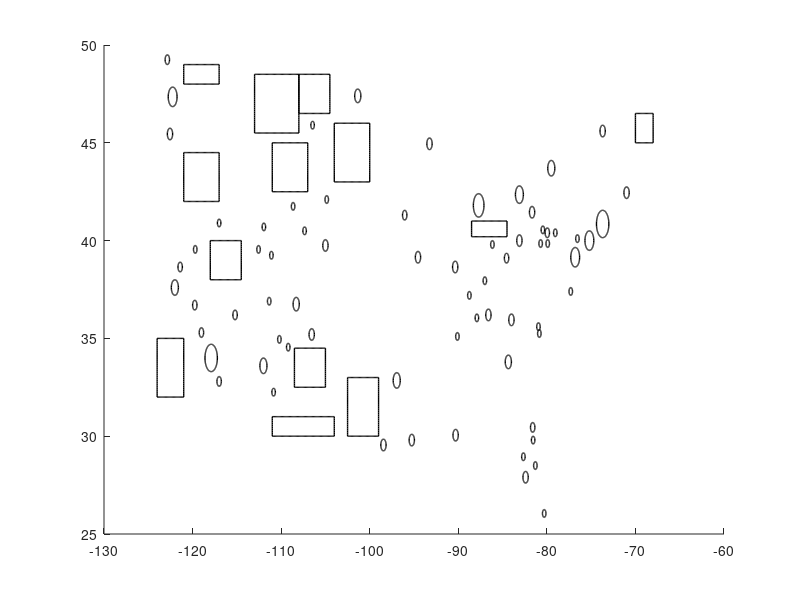

MATLAB code for this plot:
%plot_city_regions
%arr 08/12/2011

warning off all

%%%%%%%%%%%%%%SWUS%%%%%%%%%%%%%%%%%%%
%sc_region (south coast)
x=-118.6:0.01:-117.2;
y=sqrt((0.7)^2-(x+117.9).^2)+34;
y2=-sqrt((0.7)^2-(x+117.9).^2)+34;
hold on
plot(x,y,'k-','LineWidth',1)
hold on
plot(x,y2,'k-','LineWidth',1)

%fr_region (fresno)
x=-120:0.01:-119.5;
y=sqrt((0.25)^2-(x+119.75).^2)+36.7;
y2=-sqrt((0.25)^2-(x+119.75).^2)+36.7;
hold on
plot(x,y,'k-','LineWidth',1)
hold on
plot(x,y2,'k-','LineWidth',1)

%bk_region (bakersfield)
x=-119.25:0.01:-118.75;
y=sqrt((0.25)^2-(x+119).^2)+35.3;
y2=-sqrt((0.25)^2-(x+119).^2)+35.3;
hold on
plot(x,y,'k-','LineWidth',1)
hold on
plot(x,y2,'k-','LineWidth',1)

%sd_region (san diego)
x=-117.25:0.01:-116.75;
y=sqrt((0.25)^2-(x+117).^2)+32.8;
y2=-sqrt((0.25)^2-(x+117).^2)+32.8;
hold on
plot(x,y,'k-','LineWidth',1)
hold on
plot(x,y2,'k-','LineWidth',1)

%lv_region (las vegas)
x=-115.45:0.01:-114.95;
y=sqrt((0.25)^2-(x+115.2).^2)+36.2;
y2=-sqrt((0.25)^2-(x+115.2).^2)+36.2;
hold on
plot(x,y,'k-','LineWidth',1)
hold on
plot(x,y2,'k-','LineWidth',1)

%ph_region (pheonix)
x=-112.4:0.01:-111.6;
y=sqrt((0.4)^2-(x+112).^2)+33.6;
y2=-sqrt((0.4)^2-(x+112).^2)+33.6;
hold on
plot(x,y,'k-','LineWidth',1)
hold on
plot(x,y2,'k-','LineWidth',1)

%azpp_region (Power plant in N AZ)
x=-111.55:0.005:-111.15;
y=sqrt((0.2)^2-(x+111.35).^2)+36.9;
y2=-sqrt((0.2)^2-(x+111.35).^2)+36.9;
hold on
plot(x,y,'k-','LineWidth',1)
hold on
plot(x,y2,'k-','LineWidth',1)

%fcpp_region (Four Corners power plants)
x=-108.65:0.01:-107.95;
y=sqrt((0.35)^2-(x+108.3).^2)+36.75;
y2=-sqrt((0.35)^2-(x+108.3).^2)+36.75;
hold on
plot(x,y,'k-','LineWidth',1)
hold on
plot(x,y2,'k-','LineWidth',1)

%da_region (Dallas)
x=-97.35:0.01:-96.55;
y=sqrt((0.4)^2-(x+96.95).^2)+32.85;
y2=-sqrt((0.4)^2-(x+96.95).^2)+32.85;
hold on
plot(x,y,'k-','LineWidth',1)
hold on
plot(x,y2,'k-','LineWidth',1)

%sn_region (San Antonio)
x=-98.75:0.01:-98.15;
y=sqrt((0.3)^2-(x+98.45).^2)+29.55;
y2=-sqrt((0.3)^2-(x+98.45).^2)+29.55;
hold on
plot(x,y,'k-','LineWidth',1)
hold on
plot(x,y2,'k-','LineWidth',1)

%al_region (Albequerque)
x=-106.85:0.01:-106.25;
y=sqrt((0.3)^2-(x+106.55).^2)+35.2;
y2=-sqrt((0.3)^2-(x+106.55).^2)+35.2;
hold on
plot(x,y,'k-','LineWidth',1)
hold on
plot(x,y2,'k-','LineWidth',1)

%vapp_region (Valmy Power Plant)
x=-117.2:0.01:-116.8;
y=sqrt((0.2)^2-(x+117).^2)+40.9;
y2=-sqrt((0.2)^2-(x+117).^2)+40.9;
hold on
plot(x,y,'k-','LineWidth',1)
hold on
plot(x,y2,'k-','LineWidth',1)

%azpp2_region (Arizona Power Plant West)
x=-110.4:0.01:-110;
y=sqrt((0.2)^2-(x+110.2).^2)+34.95;
y2=-sqrt((0.2)^2-(x+110.2).^2)+34.95;
hold on
plot(x,y,'k-','LineWidth',1)
hold on
plot(x,y2,'k-','LineWidth',1)

%azpp3_region (Arizona Power Plant East)
x=-109.4:0.01:-109;
y=sqrt((0.2)^2-(x+109.2).^2)+34.55;
y2=-sqrt((0.2)^2-(x+109.2).^2)+34.55;
hold on
plot(x,y,'k-','LineWidth',1)
hold on
plot(x,y2,'k-','LineWidth',1)

%tu_region (Tucson)
x=-111.05:0.01:-110.65;
y=sqrt((0.2)^2-(x+110.85).^2)+32.25;
y2=-sqrt((0.2)^2-(x+110.85).^2)+32.25;
hold on
plot(x,y,'k-','LineWidth',1)
hold on
plot(x,y2,'k-','LineWidth',1)

%%%%%%%%%%%%%%%NEUS%%%%%%%%%%%%%%%%

%mn_region (minneapolis)
x=-93.55:0.01:-92.95;
y=sqrt((0.3)^2-(x+93.25).^2)+44.95;
y2=-sqrt((0.3)^2-(x+93.25).^2)+44.95;
hold on
plot(x,y,'k-','LineWidth',1)
hold on
plot(x,y2,'k-','LineWidth',1)

%kc_region (kansas city)
x=-94.85:0.01:-94.25;
y=sqrt((0.3)^2-(x+94.55).^2)+39.15;
y2=-sqrt((0.3)^2-(x+94.55).^2)+39.15;
hold on
plot(x,y,'k-','LineWidth',1)
hold on
plot(x,y2,'k-','LineWidth',1)

%sl_region (st louis)
x=-90.65:0.01:-90.05;
y=sqrt((0.3)^2-(x+90.35).^2)+38.65;
y2=-sqrt((0.3)^2-(x+90.35).^2)+38.65;
hold on
plot(x,y,'k-','LineWidth',1)
hold on
plot(x,y2,'k-','LineWidth',1)

%ch_region (chicago)
x=-88.3:0.01:-87.1;
y=sqrt((0.6)^2-(x+87.7).^2)+41.8;
y2=-sqrt((0.6)^2-(x+87.7).^2)+41.8;
hold on
plot(x,y,'k-','LineWidth',1)
hold on
plot(x,y2,'k-','LineWidth',1)

%in_region (indianapolis)
x=-86.35:0.01:-85.95;
y=sqrt((0.2)^2-(x+86.15).^2)+39.8;
y2=-sqrt((0.2)^2-(x+86.15).^2)+39.8;
hold on
plot(x,y,'k-','LineWidth',1)
hold on
plot(x,y2,'k-','LineWidth',1)

%de_region (detroit)
x=-83.55:0.01:-82.65;
y=sqrt((0.45)^2-(x+83.1).^2)+42.35;
y2=-sqrt((0.45)^2-(x+83.1).^2)+42.35;
hold on
plot(x,y,'k-','LineWidth',1)
hold on
plot(x,y2,'k-','LineWidth',1)

%cl_region (cleveland)
x=-81.97:0.01:-81.37;
y=sqrt((0.3)^2-(x+81.67).^2)+41.45;
y2=-sqrt((0.3)^2-(x+81.67).^2)+41.45;
hold on
plot(x,y,'k-','LineWidth',1)
hold on
plot(x,y2,'k-','LineWidth',1)

%co_region (columbus)
x=-83.4:0.01:-82.8;
y=sqrt((0.3)^2-(x+83.1).^2)+40;
y2=-sqrt((0.3)^2-(x+83.1).^2)+40;
hold on
plot(x,y,'k-','LineWidth',1)
hold on
plot(x,y2,'k-','LineWidth',1)

%to_region (toronto)
x=-79.9:0.01:-79.1;
y=sqrt((0.4)^2-(x+79.5).^2)+43.7;
y2=-sqrt((0.4)^2-(x+79.5).^2)+43.7;
hold on
plot(x,y,'k-','LineWidth',1)
hold on
plot(x,y2,'k-','LineWidth',1)

%mo_region (montreal)
x=-74:0.01:-73.4;
y=sqrt((0.3)^2-(x+73.7).^2)+45.6;
y2=-sqrt((0.3)^2-(x+73.7).^2)+45.6;
hold on
plot(x,y,'k-','LineWidth',1)
hold on
plot(x,y2,'k-','LineWidth',1)

%pi_region (pittsburg)
x=-80.2:.01:-79.7;
y=sqrt((0.25)^2-(x+79.95).^2)+40.4;
y2=-sqrt((0.25)^2-(x+79.95).^2)+40.4;
hold on
plot(x,y,'k-','LineWidth',1)
hold on
plot(x,y2,'k-','LineWidth',1)

%bo_region (boston)
x=-71.3:.01:-70.7;
y=sqrt((0.3)^2-(x+71).^2)+42.45;
y2=-sqrt((0.3)^2-(x+71).^2)+42.45;
hold on
plot(x,y,'k-','LineWidth',1)
hold on
plot(x,y2,'k-','LineWidth',1)

%dc_region (washington dc)
x=-77.3:.01:-76.3;
y=sqrt((0.5)^2-(x+76.8).^2)+39.15;
y2=-sqrt((0.5)^2-(x+76.8).^2)+39.15;
hold on
plot(x,y,'k-','LineWidth',1)
hold on
plot(x,y2,'k-','LineWidth',1)

%ny_region (new york)
x=-74.4:.01:-73;
y=sqrt((0.7)^2-(x+73.7).^2)+40.85;
y2=-sqrt((0.7)^2-(x+73.7).^2)+40.85;
hold on
plot(x,y,'k-','LineWidth',1)
hold on
plot(x,y2,'k-','LineWidth',1)

%ph_region (philidelphia)
x=-75.7:.01:-74.7;
y=sqrt((0.5)^2-(x+75.2).^2)+40;
y2=-sqrt((0.5)^2-(x+75.2).^2)+40;
hold on
plot(x,y,'k-','LineWidth',1)
hold on
plot(x,y2,'k-','LineWidth',1)

%ci_region (cincinnati)
x=-84.8:.01:-84.3;
y=sqrt((0.25)^2-(x+84.55).^2)+39.1;
y2=-sqrt((0.25)^2-(x+84.55).^2)+39.1;
hold on
plot(x,y,'k-','LineWidth',1)
hold on
plot(x,y2,'k-','LineWidth',1)

%inpp_region (Indiana Power Plant)
x=-87.2:.01:-86.8;
y=sqrt((0.2)^2-(x+87).^2)+37.95;
y2=-sqrt((0.2)^2-(x+87).^2)+37.95;
hold on
plot(x,y,'k-','LineWidth',1)
hold on
plot(x,y2,'k-','LineWidth',1)

%ohpp_region (Ohio Power Plant North)
x=-80.65:.01:-80.25;
y=sqrt((0.2)^2-(x+80.45).^2)+40.55;
y2=-sqrt((0.2)^2-(x+80.45).^2)+40.55;
hold on
plot(x,y,'k-','LineWidth',1)
hold on
plot(x,y2,'k-','LineWidth',1)

%ohpp2_region (Ohio Power Plant South)
x=-80.9:.01:-80.5;
y=sqrt((0.2)^2-(x+80.7).^2)+39.85;
y2=-sqrt((0.2)^2-(x+80.7).^2)+39.85;
hold on
plot(x,y,'k-','LineWidth',1)
hold on
plot(x,y2,'k-','LineWidth',1)

%papp_region (Pennsylvania Plant North West)
x=-79.25:.01:-78.85;
y=sqrt((0.2)^2-(x+79.05).^2)+40.4;
y2=-sqrt((0.2)^2-(x+79.05).^2)+40.4;
hold on
plot(x,y,'k-','LineWidth',1)
hold on
plot(x,y2,'k-','LineWidth',1)

%papp2_region (Pennsylvania Power Plant South West)
x=-80.1:.01:-79.7;
y=sqrt((0.2)^2-(x+79.9).^2)+39.85;
y2=-sqrt((0.2)^2-(x+79.9).^2)+39.85;
hold on
plot(x,y,'k-','LineWidth',1)
hold on
plot(x,y2,'k-','LineWidth',1)

%papp3_region (Pennsylvania Power Plant East)
x=-76.75:.01:-76.35;
y=sqrt((0.2)^2-(x+76.55).^2)+40.1;
y2=-sqrt((0.2)^2-(x+76.55).^2)+40.1;
hold on
plot(x,y,'k-','LineWidth',1)
hold on
plot(x,y2,'k-','LineWidth',1)

%ri_region (Richmond, VA)
x=-77.5:.01:-77.1;
y=sqrt((0.2)^2-(x+77.3).^2)+37.4;
y2=-sqrt((0.2)^2-(x+77.3).^2)+37.4;
hold on
plot(x,y,'k-','LineWidth',1)
hold on
plot(x,y2,'k-','LineWidth',1)

%%%%%%%%%%%%%NWUS%%%%%%%%%%%%%%%%%

%sa_region (sacramento)
x=-121.65:.01:-121.15;
y=sqrt((0.25)^2-(x+121.4).^2)+38.65;
y2=-sqrt((0.25)^2-(x+121.4).^2)+38.65;
hold on
plot(x,y,'k-','LineWidth',1)
hold on
plot(x,y2,'k-','LineWidth',1)

%po_region (portland)
x=-122.85:.01:-122.25;
y=sqrt((0.3)^2-(x+122.55).^2)+45.45;
y2=-sqrt((0.3)^2-(x+122.55).^2)+45.45;
hold on
plot(x,y,'k-','LineWidth',1)
hold on
plot(x,y2,'k-','LineWidth',1)

%se_region (seattle)
x=-122.75:.01:-121.75;
y=sqrt((0.50)^2-(x+122.25).^2)+47.35;
y2=-sqrt((0.50)^2-(x+122.25).^2)+47.35;
hold on
plot(x,y,'k-','LineWidth',1)
hold on
plot(x,y2,'k-','LineWidth',1)

%va_region (vancouver)
x=-123.1:.01:-122.6;
y=sqrt((0.25)^2-(x+122.85).^2)+49.25;
y2=-sqrt((0.25)^2-(x+122.85).^2)+49.25;
hold on
plot(x,y,'k-','LineWidth',1)
hold on
plot(x,y2,'k-','LineWidth',1)

%sl_region (salt lake city)
x=-112.15:.01:-111.75;
y=sqrt((0.2)^2-(x+111.95).^2)+40.7;
y2=-sqrt((0.2)^2-(x+111.95).^2)+40.7;
hold on
plot(x,y,'k-','LineWidth',1)
hold on
plot(x,y2,'k-','LineWidth',1)

%utpp1_region (utah power plant left)
x=-112.75:.01:-112.35;
y=sqrt((0.2)^2-(x+112.55).^2)+39.55;
y2=-sqrt((0.2)^2-(x+112.55).^2)+39.55;
hold on
plot(x,y,'k-','LineWidth',1)
hold on
plot(x,y2,'k-','LineWidth',1)

%utpp2_region (utah power plant right)
x=-111.3:.01:-110.9;
y=sqrt((0.2)^2-(x+111.1).^2)+39.25;
y2=-sqrt((0.2)^2-(x+111.1).^2)+39.25;
hold on
plot(x,y,'k-','LineWidth',1)
hold on
plot(x,y2,'k-','LineWidth',1)

%mtpp_region (montana power plant)
x=-106.65:.01:-106.25;
y=sqrt((0.2)^2-(x+106.45).^2)+45.9;
y2=-sqrt((0.2)^2-(x+106.45).^2)+45.9;
hold on
plot(x,y,'k-','LineWidth',1)
hold on
plot(x,y2,'k-','LineWidth',1)

%re_region (reno)
x=-119.9:.01:-119.5;
y=sqrt((0.2)^2-(x+119.7).^2)+39.55;
y2=-sqrt((0.2)^2-(x+119.7).^2)+39.55;
hold on
plot(x,y,'k-','LineWidth',1)
hold on
plot(x,y2,'k-','LineWidth',1)

%wypp1_region (wyoming power plant, left)
x=-108.85:.01:-108.45;
y=sqrt((0.2)^2-(x+108.65).^2)+41.75;
y2=-sqrt((0.2)^2-(x+108.65).^2)+41.75;
hold on
plot(x,y,'k-','LineWidth',1)
hold on
plot(x,y2,'k-','LineWidth',1)

%wypp2_region (wyoming power plant, right)
x=-105.05:.01:-104.65;
y=sqrt((0.2)^2-(x+104.85).^2)+42.1;
y2=-sqrt((0.2)^2-(x+104.85).^2)+42.1;
hold on
plot(x,y,'k-','LineWidth',1)
hold on
plot(x,y2,'k-','LineWidth',1)

%dn_region (denver)
x=-105.3:.01:-104.7;
y=sqrt((0.3)^2-(x+105).^2)+39.75;
y2=-sqrt((0.3)^2-(x+105).^2)+39.75;
hold on
plot(x,y,'k-','LineWidth',1)
hold on
plot(x,y2,'k-','LineWidth',1)

%copp_region (colorado power plant)
x=-107.55:.01:-107.15;
y=sqrt((0.2)^2-(x+107.35).^2)+40.5;
y2=-sqrt((0.2)^2-(x+107.35).^2)+40.5;
hold on
plot(x,y,'k-','LineWidth',1)
hold on
plot(x,y2,'k-','LineWidth',1)

%om_region (omaha)
x=-96.3:.01:-95.8;
y=sqrt((0.25)^2-(x+96.05).^2)+41.3;
y2=-sqrt((0.25)^2-(x+96.05).^2)+41.3;
hold on
plot(x,y,'k-','LineWidth',1)
hold on
plot(x,y2,'k-','LineWidth',1)

%ndpp_region (north dakota power plants)
x=-101.7:.01:-101;
y=sqrt((0.35)^2-(x+101.35).^2)+47.4;
y2=-sqrt((0.35)^2-(x+101.35).^2)+47.4;
hold on
plot(x,y,'k-','LineWidth',1)
hold on
plot(x,y2,'k-','LineWidth',1)


%%%%%%%%%%%%%%%%SEUS%%%%%%%%%%%%%%%%%%%

%at_region (atlanta)
x=-84.7:.01:-84;
y=sqrt((0.35)^2-(x+84.35).^2)+33.8;
y2=-sqrt((0.35)^2-(x+84.35).^2)+33.8;
hold on
plot(x,y,'k-','LineWidth',1)
hold on
plot(x,y2,'k-','LineWidth',1)

%no_region (new orleans)
x=-90.6:.01:-90;
y=sqrt((0.3)^2-(x+90.3).^2)+30.05;
y2=-sqrt((0.3)^2-(x+90.3).^2)+30.05;
hold on
plot(x,y,'k-','LineWidth',1)
hold on
plot(x,y2,'k-','LineWidth',1)

%tm_region (tampa)
x=-82.7:.01:-82.1;
y=sqrt((0.3)^2-(x+82.4).^2)+27.9;
y2=-sqrt((0.3)^2-(x+82.4).^2)+27.9;
hold on
plot(x,y,'k-','LineWidth',1)
hold on
plot(x,y2,'k-','LineWidth',1)

%jk_region (jacksonville)
x=-81.85:.01:-81.35;
y=sqrt((0.25)^2-(x+81.6).^2)+30.45;
y2=-sqrt((0.25)^2-(x+81.6).^2)+30.45;
hold on
plot(x,y,'k-','LineWidth',1)
hold on
plot(x,y2,'k-','LineWidth',1)

%ch_region (charlotte)
x=-81.05:.01:-80.65;
y=sqrt((0.2)^2-(x+80.85).^2)+35.25;
y2=-sqrt((0.2)^2-(x+80.85).^2)+35.25;
hold on
plot(x,y,'k-','LineWidth',1)
hold on
plot(x,y2,'k-','LineWidth',1)

%flpp_region (florida powerplant)
x=-82.85:.01:-82.45;
y=sqrt((0.2)^2-(x+82.65).^2)+28.95;
y2=-sqrt((0.2)^2-(x+82.65).^2)+28.95;
hold on
plot(x,y,'k-','LineWidth',1)
hold on
plot(x,y2,'k-','LineWidth',1)

%me_region (memphis)
x=-90.3:.01:-89.9;
y=sqrt((0.2)^2-(x+90.1).^2)+35.1;
y2=-sqrt((0.2)^2-(x+90.1).^2)+35.1;
hold on
plot(x,y,'k-','LineWidth',1)
hold on
plot(x,y2,'k-','LineWidth',1)

%na_region (nashville)
x=-86.9:.01:-86.3;
y=sqrt((0.3)^2-(x+86.6).^2)+36.2;
y2=-sqrt((0.3)^2-(x+86.6).^2)+36.2;
hold on
plot(x,y,'k-','LineWidth',1)
hold on
plot(x,y2,'k-','LineWidth',1)

%tnpp_region (tennessee power plant)
x=-88.1:.01:-87.7;
y=sqrt((0.2)^2-(x+87.9).^2)+36.05;
y2=-sqrt((0.2)^2-(x+87.9).^2)+36.05;
hold on
plot(x,y,'k-','LineWidth',1)
hold on
plot(x,y2,'k-','LineWidth',1)

%kn_region (knoxville)
x=-84.3:.01:-83.7;
y=sqrt((0.3)^2-(x+84).^2)+35.95;
y2=-sqrt((0.3)^2-(x+84).^2)+35.95;
hold on
plot(x,y,'k-','LineWidth',1)
hold on
plot(x,y2,'k-','LineWidth',1)

%or_region (orlando)
x=-81.5:.01:-81.1;
y=sqrt((0.2)^2-(x+81.3).^2)+28.5;
y2=-sqrt((0.2)^2-(x+81.3).^2)+28.5;
hold on
plot(x,y,'k-','LineWidth',1)
hold on
plot(x,y2,'k-','LineWidth',1)

%mi_region (miami)
x=-80.5:.01:-80.1;
y=sqrt((0.2)^2-(x+80.3).^2)+26.05;
y2=-sqrt((0.2)^2-(x+80.3).^2)+26.05;
hold on
plot(x,y,'k-','LineWidth',1)
hold on
plot(x,y2,'k-','LineWidth',1)

%flpp2_region (Florida Power Plant East)
x=-81.75:.01:-81.35;
y=sqrt((0.2)^2-(x+81.55).^2)+29.8;
y2=-sqrt((0.2)^2-(x+81.55).^2)+29.8;
hold on
plot(x,y,'k-','LineWidth',1)
hold on
plot(x,y2,'k-','LineWidth',1)

%ncpp_region (North Carolina Power Plant)
x=-81.15:.01:-80.75;
y=sqrt((0.2)^2-(x+80.95).^2)+35.6;
y2=-sqrt((0.2)^2-(x+80.95).^2)+35.6;
hold on
plot(x,y,'k-','LineWidth',1)
hold on
plot(x,y2,'k-','LineWidth',1)

%ilpp_region (Illinois Power Plant)
x=-88.95:.01:-88.55;
y=sqrt((0.2)^2-(x+88.75).^2)+37.2;
y2=-sqrt((0.2)^2-(x+88.75).^2)+37.2;
hold on
plot(x,y,'k-','LineWidth',1)
hold on
plot(x,y2,'k-','LineWidth',1)

%%%%%%%%%%%%%%%%%US%%%%%%%%%%%%%%%%%%

%sf_region (San Francisco)
x=-122.4:.01:-121.6;
y=sqrt((0.4)^2-(x+122).^2)+37.6;
y2=-sqrt((0.4)^2-(x+122).^2)+37.6;
hold on
plot(x,y,'k-','LineWidth',1)
hold on
plot(x,y2,'k-','LineWidth',1)

%ho_region (Houston)
x=-95.55:.01:-94.95;
y=sqrt((0.3)^2-(x+95.25).^2)+29.8;
y2=-sqrt((0.3)^2-(x+95.25).^2)+29.8;
hold on
plot(x,y,'k-','LineWidth',1)
hold on
plot(x,y2,'k-','LineWidth',1)


%%%%%%%%%%%%%%%%Background%%%%%%%%%%%%%%%%%%%%%

%mt_bkgd (Background taken from Western Montana)
hold on
x=-113:0.1:-108; y=45.5:0.1:48.5; 
plot(x,ones(1,numel(x))*45.5,'k-','LineWidth',1)
hold on
plot(x,ones(1,numel(x))*48.5,'k-','LineWidth',1)
hold on
plot(ones(1,numel(y))*-113,y,'k-','LineWidth',1)
hold on
plot(ones(1,numel(y))*-108,y,'k-','LineWidth',1)


%mt_bkgd2 (Background taken from Northeastern Montana)
hold on
x=-108:0.1:-104.5; y=46.5:0.1:48.5; 
plot(x,ones(1,numel(x))*46.5,'k-','LineWidth',1)
hold on
plot(x,ones(1,numel(x))*48.5,'k-','LineWidth',1)
hold on
plot(ones(1,numel(y))*-108,y,'k-','LineWidth',1)
hold on
plot(ones(1,numel(y))*-104.5,y,'k-','LineWidth',1)

%wy_bkgd (Background taken from Western Wyoming)
hold on
x=-111:0.1:-107; y=42.5:0.1:45; 
plot(x,ones(1,numel(x))*42.5,'k-','LineWidth',1)
hold on
plot(x,ones(1,numel(x))*45,'k-','LineWidth',1)
hold on
plot(ones(1,numel(y))*-111,y,'k-','LineWidth',1)
hold on
plot(ones(1,numel(y))*-107,y,'k-','LineWidth',1)

%or_bkgd (Background taken from Southeastern Oregon)
hold on
x=-121:0.1:-117; y=42:0.1:44.5; 
plot(x,ones(1,numel(x))*42,'k-','LineWidth',1)
hold on
plot(x,ones(1,numel(x))*44.5,'k-','LineWidth',1)
hold on
plot(ones(1,numel(y))*-121,y,'k-','LineWidth',1)
hold on
plot(ones(1,numel(y))*-117,y,'k-','LineWidth',1)

%nv_bkgd (Background taken from central Nevada)
hold on
x=-118:0.1:-114.5; y=38:0.1:40; 
plot(x,ones(1,numel(x))*38,'k-','LineWidth',1)
hold on
plot(x,ones(1,numel(x))*40,'k-','LineWidth',1)
hold on
plot(ones(1,numel(y))*-118,y,'k-','LineWidth',1)
hold on
plot(ones(1,numel(y))*-114.5,y,'k-','LineWidth',1)

%wa_bkgd (Background taken from eastern washington)
hold on
x=-121:0.1:-117; y=48:0.1:49; 
plot(x,ones(1,numel(x))*48,'k-','LineWidth',1)
hold on
plot(x,ones(1,numel(x))*49,'k-','LineWidth',1)
hold on
plot(ones(1,numel(y))*-121,y,'k-','LineWidth',1)
hold on
plot(ones(1,numel(y))*-117,y,'k-','LineWidth',1)

%sd_bkgd (Background taken from south dakota)
hold on
x=-104:0.1:-100; y=43:0.1:46; 
plot(x,ones(1,numel(x))*43,'k-','LineWidth',1)
hold on
plot(x,ones(1,numel(x))*46,'k-','LineWidth',1)
hold on
plot(ones(1,numel(y))*-104,y,'k-','LineWidth',1)
hold on
plot(ones(1,numel(y))*-100,y,'k-','LineWidth',1)


%me_bkgd (Background taken from Maine)
hold on
x=-70:0.1:-68; y=45:0.1:46.5; 
plot(x,ones(1,numel(x))*45,'k-','LineWidth',1)
hold on
plot(x,ones(1,numel(x))*46.5,'k-','LineWidth',1)
hold on
plot(ones(1,numel(y))*-70,y,'k-','LineWidth',1)
hold on
plot(ones(1,numel(y))*-68,y,'k-','LineWidth',1)

%in_bkgd (Background taken from northern indiana)
hold on
x=-88.5:0.1:-84.5; y=40.2:0.1:41; 
plot(x,ones(1,numel(x))*40.2,'k-','LineWidth',1)
hold on
plot(x,ones(1,numel(x))*41,'k-','LineWidth',1)
hold on
plot(ones(1,numel(y))*-88.5,y,'k-','LineWidth',1)
hold on
plot(ones(1,numel(y))*-84.5,y,'k-','LineWidth',1)

%tx_bkgd (Background taken from western Texas)
hold on
x=-102.5:0.1:-99; y=30:0.1:33; 
plot(x,ones(1,numel(x))*30,'k-','LineWidth',1)
hold on
plot(x,ones(1,numel(x))*33,'k-','LineWidth',1)
hold on
plot(ones(1,numel(y))*-102.5,y,'k-','LineWidth',1)
hold on
plot(ones(1,numel(y))*-99,y,'k-','LineWidth',1)

%nm_bkgd (Background taken from New Mexico)
hold on
x=-108.5:0.1:-105; y=32.5:0.1:34.5; 
plot(x,ones(1,numel(x))*32.5,'k-','LineWidth',1)
hold on
plot(x,ones(1,numel(x))*34.5,'k-','LineWidth',1)
hold on
plot(ones(1,numel(y))*-108.5,y,'k-','LineWidth',1)
hold on
plot(ones(1,numel(y))*-105,y,'k-','LineWidth',1)

%pac_bkgd (Background taken from the Pacific off SoCal)
hold on
x=-124:0.1:-121; y=32:0.1:35; 
plot(x,ones(1,numel(x))*32,'k-','LineWidth',1)
hold on
plot(x,ones(1,numel(x))*35,'k-','LineWidth',1)
hold on
plot(ones(1,numel(y))*-124,y,'k-','LineWidth',1)
hold on
plot(ones(1,numel(y))*-121,y,'k-','LineWidth',1)

%mex_bkgd (Background taken from northern mexico)
hold on
x=-111:0.1:-104; y=30:0.1:31; 
plot(x,ones(1,numel(x))*30,'k-','LineWidth',1)
hold on
plot(x,ones(1,numel(x))*31,'k-','LineWidth',1)
hold on
plot(ones(1,numel(y))*-111,y,'k-','LineWidth',1)
hold on
plot(ones(1,numel(y))*-104,y,'k-','LineWidth',1)

